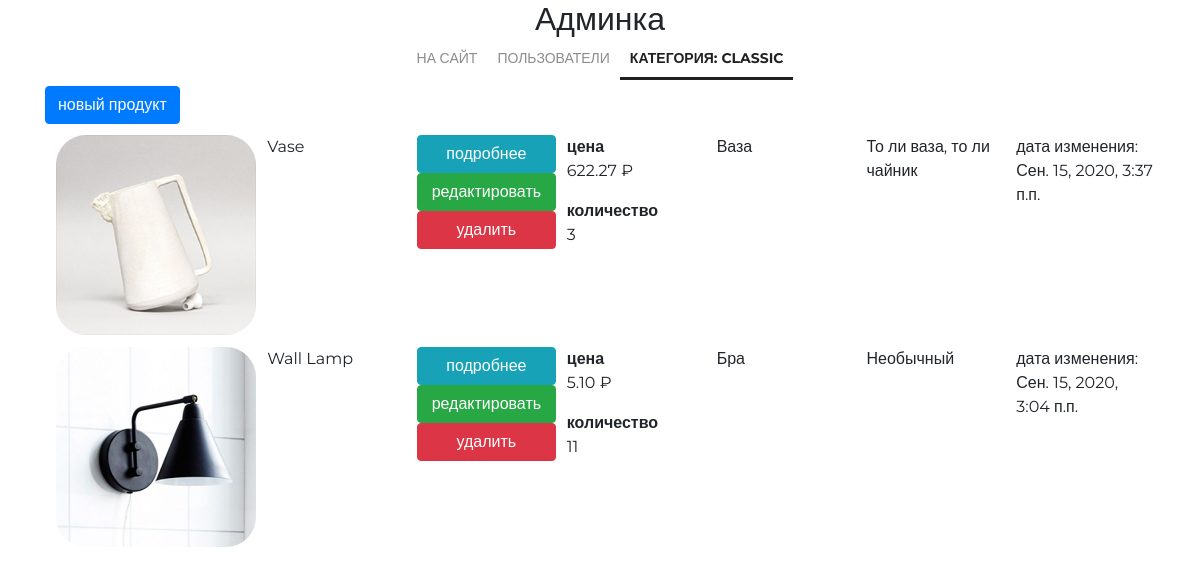
The app's page /my/admin/category/30/products/ (signed in), older data.
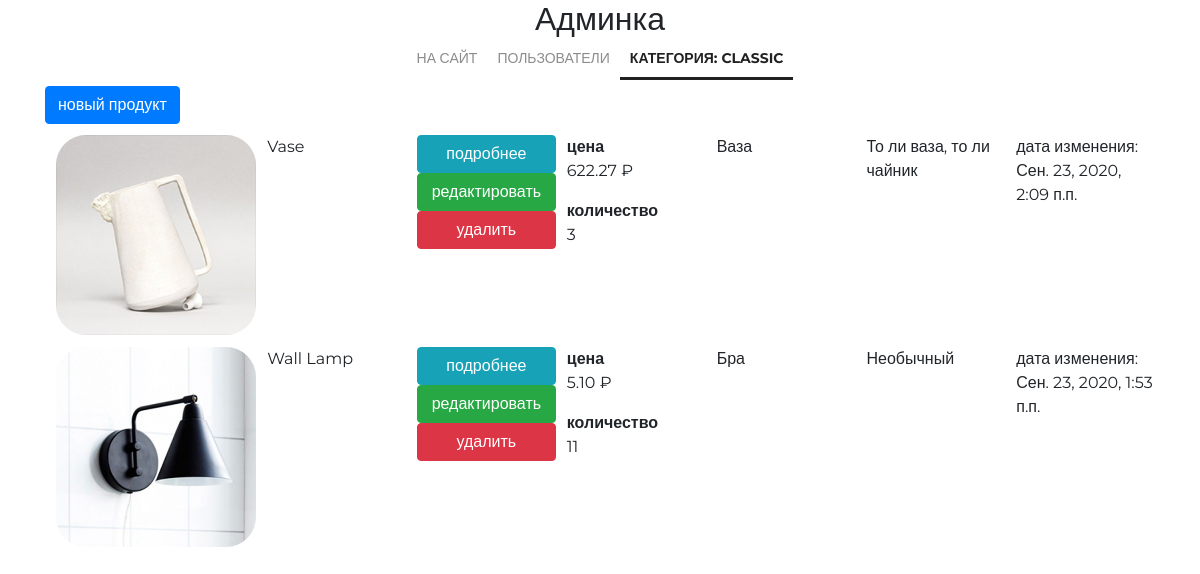
The same page, newer data.
### mainapp/models.py (models this page shows, shortened)
class Product(models.Model):
    category = models.ForeignKey(ProductCategory,
                                 on_delete=models.CASCADE,
                                 verbose_name='категория продукта')
    name = models.CharField('имя продукта', max_length=128)
    image = models.ImageField(upload_to='products_images', blank=True)
    short_desc = models.CharField('краткое описание продукта', max_length=64, blank=True)
    description = models.TextField('описание продукта', blank=True)
    price = models.DecimalField('цена продукта', max_digits=8, decimal_places=2, default=0)
    quantity = models.PositiveIntegerField('количество на складе', default=0)
    is_active = models.BooleanField(verbose_name='активность', default=True)
    modified_date = models.DateTimeField(
        verbose_name='дата изменения', auto_now=True)
    class Meta:
        verbose_name = 'продукт'
        verbose_name_plural = 'продукты'
        ordering = ['-is_active', 'category', 'name']

### adminapp/views.py (the view)
# urls.py: path('category/<int:category_pk>/products/', adminapp.category_products,
@user_passes_test(lambda u: u.is_superuser)
def category_products(request, category_pk):
    category = get_object_or_404(ProductCategory, pk=category_pk)
    object_list = category.product_set.all()
    context = {
        'page_title': f'админка/категория {category.name}/продукты',
        'category': category,
        'object_list': object_list,
    }
    return render(request, 'adminapp/category_products_list.html', context)

### mainapp/context_processors.py (called while the page is built)
def get_categories(request):
    return {
        'categories': ProductCategory.objects.filter(is_active=True),
    }

### mainapp/templatetags/my_tags.py (called while the page is built)
def media_folder_products(string):
    if not string:
        string = 'products_images/default.jpg'
    return f'{settings.MEDIA_URL}{string}'

### adminapp/templates/adminapp/category_products_list.html
{% extends 'adminapp/base.html' %}
{% load static %}
{% load my_tags %}
{% block container %}
    <div class="categories_list">
        <a href="{% url 'my_admin:product_create' category_pk=category.pk %}"
           class="btn btn-primary new-category">
            новый продукт
        </a>
        {% for object in object_list %}
            <div class="category-record {% if not object.is_active %}not-active{% endif %}">
                <div>
                    <img src="{{ object.image|media_folder_products }}"
                     alt="{{ object.name }}">
                </div>
                <div class="category-name">
                    {{ object.name|title }}
                </div>
                <div class="category-actions">
                    <a href="{% url 'my_admin:product_read' product_pk=object.pk %}"
                       class="btn btn-info">
                        подробнее
                    </a>
                    <a href="{% url 'my_admin:product_update' object.pk %}"
                       class="btn btn-success">
                        редактировать
                    </a>
                    {% if object.is_active %}
                        <a href="{% url 'my_admin:product_delete' object.pk %}"
                           class="btn btn-danger">
                            удалить
                        </a>
                    {% endif %}
                </div>
                <div class="summary">
                    <b>цена</b>
                    <p>{{ object.price }} &#8381;</p>
                    <b>количество</b>
                    <p>{{ object.quantity }}</p>
                </div>
                <div class="category-desc">
                    {{ object.short_desc|capfirst }}
                </div>
                <div class="product-description">
                    {{ object.description|capfirst }}
                </div>
                <div class="modified_date">
                    дата изменения:<br>
                    {{ object.modified_date }}
                </div>
            </div>
        {% endfor %}
    </div>
{% endblock %}

Row changes from the older to the newer data that the page shows:
changed Product "Vase": modified_date "Сен. 15, 2020, 3:37 п.п." → "Сен. 23, 2020, 2:09 п.п."
changed Product "Wall Lamp": modified_date "Сен. 15, 2020, 3:04 п.п." → "Сен. 23, 2020, 1:53 п.п."
